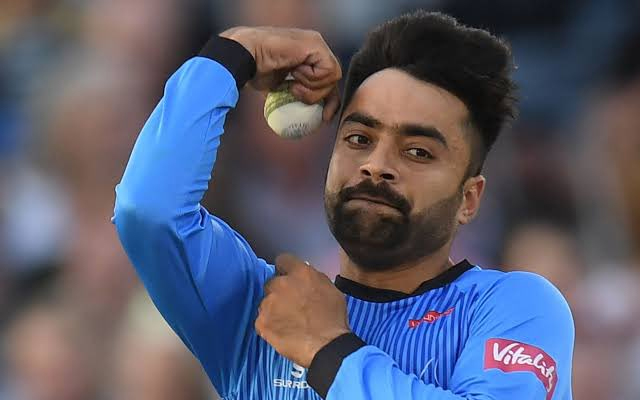
#> input picture assets/Rashid-Khan.jpeg, 640 x 400 px, found by its file name
$ python edge.py
#> lines starting #> are read from the running program, lines starting #| are printed output that depends on the picture; after the words box and inside, x2 and y2 are one past the last pixel; in counts of white or black regions, pixels touching at a corner belong together
import os
import cv2
import numpy as np
image = cv2.imread(os.path.join('./','assets', 'Rashid-Khan.jpeg'))
#> image is the input picture: shape (400, 640, 3); mean B, G, R 110.1, 91.9, 90.3
image_edge = cv2.Canny(image, 100, 200)
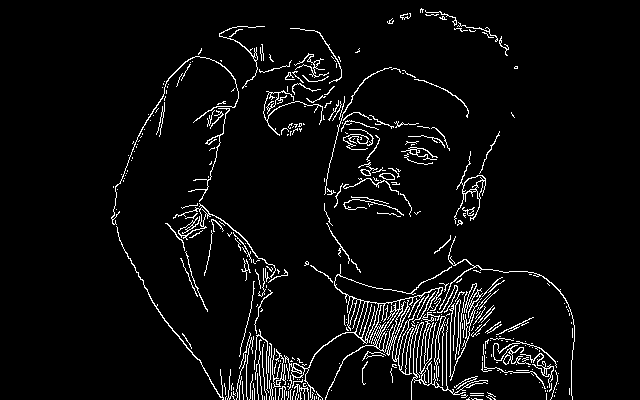
#> image_edge: shape (400, 640); 4.9% white in thin lines or dots, all inside (x1, y1, x2, y2) = (111, 8, 575, 400)
cv2.imshow('Original Image', image)
image_edge_d = cv2.dilate(image_edge, np.ones((3, 3), dtype=np.uint8))
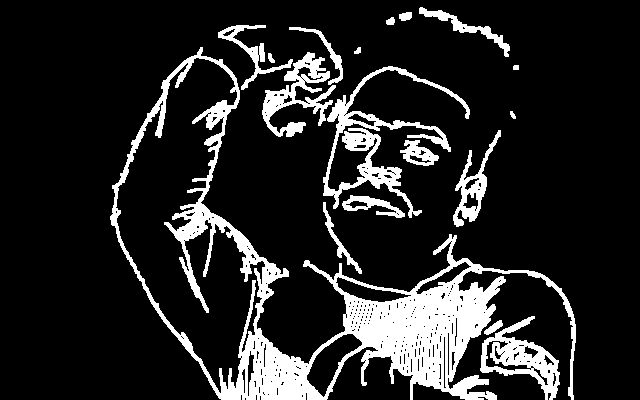
#> image_edge_d: shape (400, 640); 14.9% white; 18 white regions, largest, box (x1, y1, x2, y2) and area: (110, 47, 576, 400) 24211, (323, 66, 470, 218) 4013, (480, 316, 560, 400) 2446
image_edge_e = cv2.erode(image_edge_d, np.ones((3, 3), dtype=np.uint8))
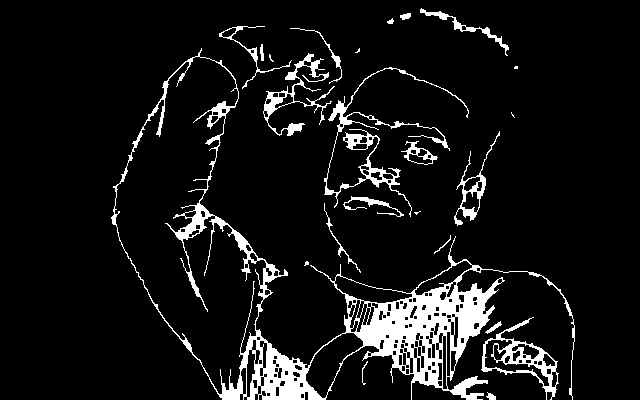
#> image_edge_e: shape (400, 640); 8.4% white; 24 white regions (6 under 20 px), largest, box (x1, y1, x2, y2) and area: (111, 48, 575, 400) 14610, (324, 67, 469, 217) 1836, (481, 317, 559, 400) 1356
cv2.imshow('edged Image', image_edge)
cv2.imshow('dilated Image', image_edge_d)
cv2.imshow('eroded Image', image_edge_e)
#> (the run stopped early here; a loop or call above may not have finished)

$ run again, with assets/1.jpg copied over assets/Rashid-Khan.jpeg
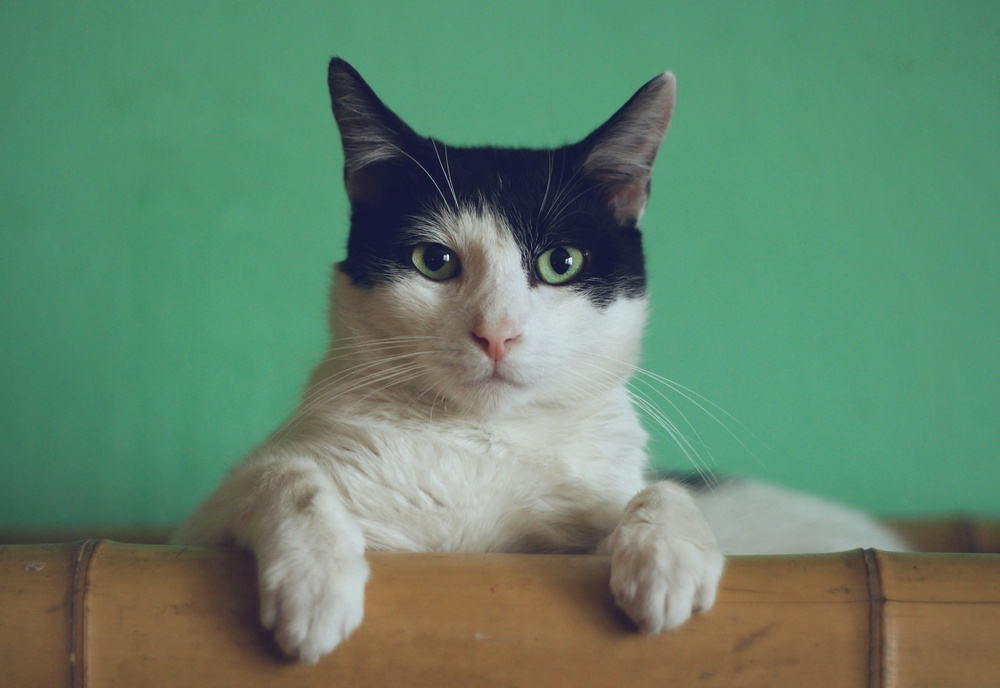
#> input picture assets/1.jpg, 1000 x 688 px, shrunk from 5026 x 3458 before the run, found by its file name
#> image is the input picture: shape (688, 1000, 3); mean B, G, R 107.8, 132.8, 99.3
#> `image_edge = cv2.Canny(image, 100, 200)`:
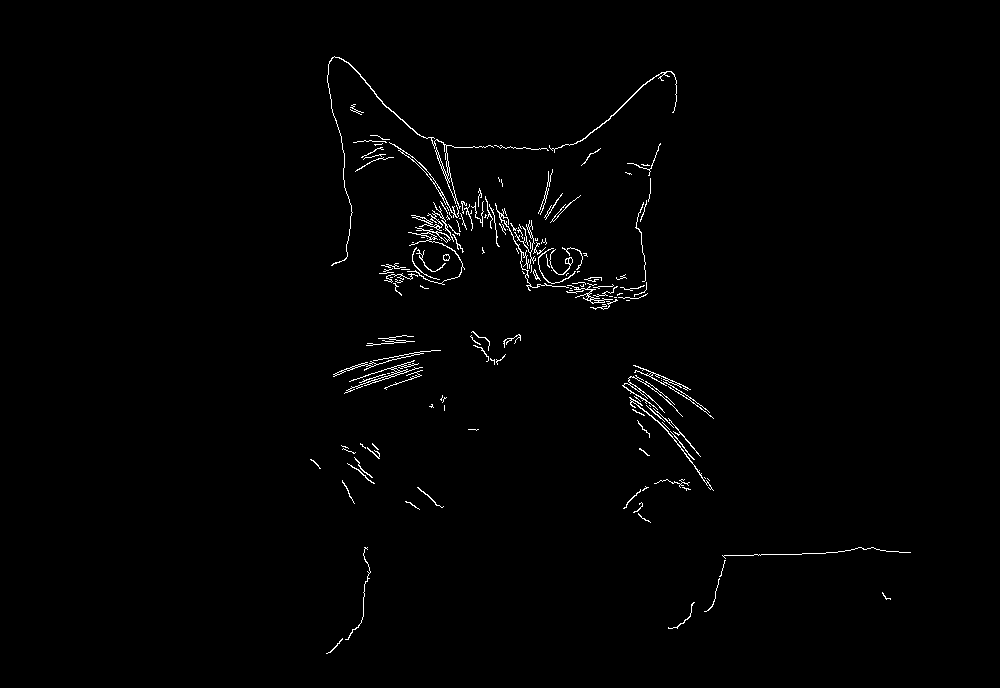
#> image_edge: shape (688, 1000); 1.1% white in thin lines or dots, all inside (x1, y1, x2, y2) = (310, 56, 911, 654)
#> image_edge_d: shape (688, 1000); 3.3% white; 36 white regions, largest, box (x1, y1, x2, y2) and area: (326, 55, 678, 311) 12772, (621, 364, 715, 492) 2868, (343, 359, 424, 395) 1117
#> `image_edge_e = cv2.erode(image_edge_d, np.ones((3, 3), dtype=np.uint8))`:
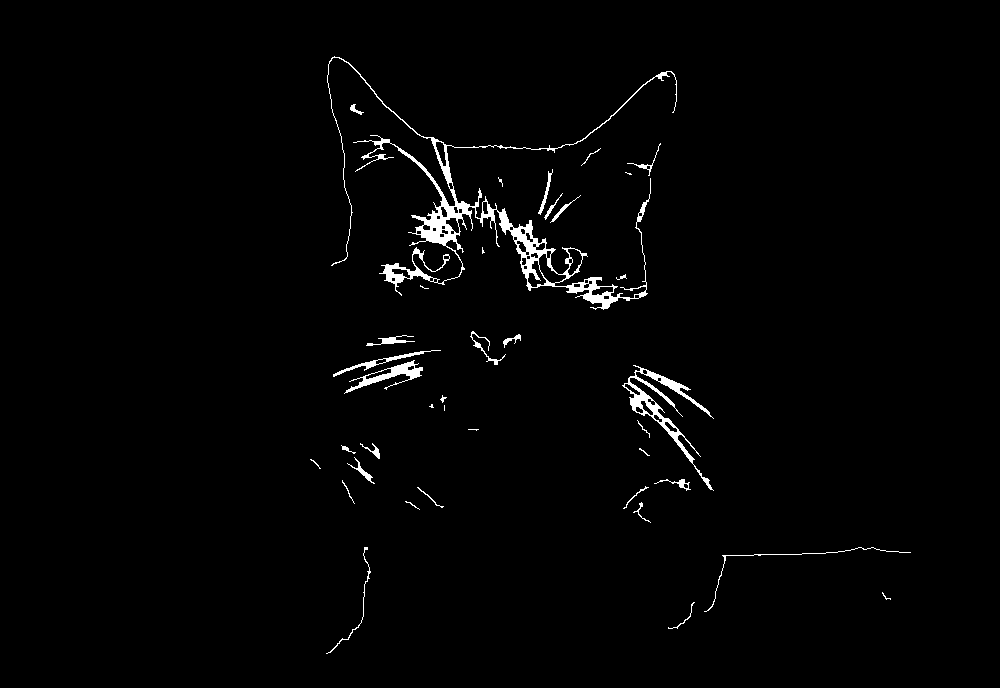
#> image_edge_e: shape (688, 1000); 1.6% white; 38 white regions (10 under 20 px), largest, box (x1, y1, x2, y2) and area: (327, 56, 677, 310) 6394, (622, 365, 714, 491) 1592, (344, 360, 423, 394) 663
